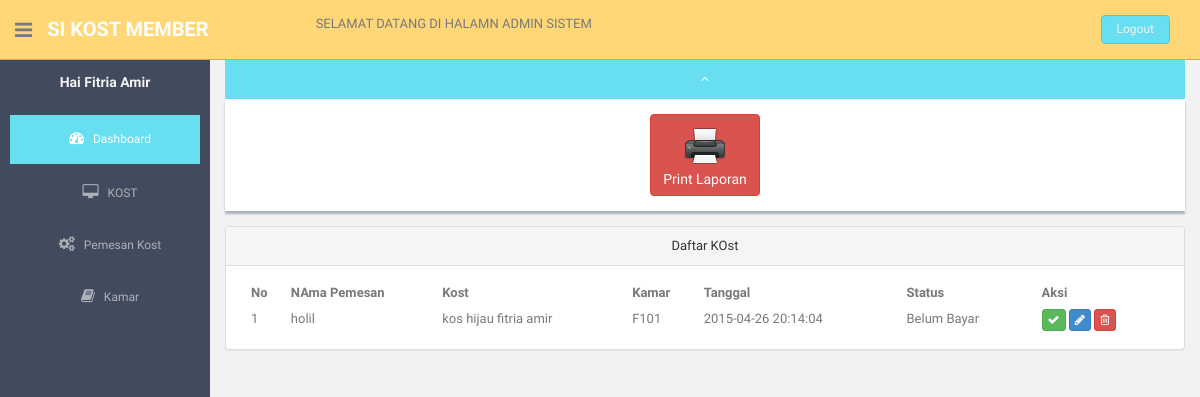
Screenshot of /member/index.php?page=9 (signed in) with the database file from the repository.
### tables this page shows
CREATE TABLE IF NOT EXISTS `sewa` (
  `id_pesan` int(11) NOT NULL AUTO_INCREMENT,
  `id_penghuni` int(11) NOT NULL,
  `id_rumah` int(11) NOT NULL,
  `id_kamar` int(11) NOT NULL,
  `id_member` int(11) NOT NULL,
  `tanggal` timestamp NOT NULL DEFAULT CURRENT_TIMESTAMP ON UPDATE CURRENT_TIMESTAMP,
  `batas` timestamp NOT NULL DEFAULT '0000-00-00 00:00:00',
  `timer_pemesanan` timestamp NOT NULL DEFAULT '0000-00-00 00:00:00',
  `status` varchar(200) NOT NULL,
  PRIMARY KEY (`id_pesan`)
);

CREATE TABLE IF NOT EXISTS `penghuni` (
  `id_penghuni` int(11) NOT NULL AUTO_INCREMENT,
  `no_identitas` varchar(30) NOT NULL,
  `jenis_id` varchar(20) NOT NULL,
  `nama_p` varchar(100) NOT NULL,
  `username` varchar(50) NOT NULL,
  `password` varchar(50) NOT NULL,
  `email` varchar(100) NOT NULL,
  `alamat` varchar(100) NOT NULL,
  `tempat_lahir` varchar(100) NOT NULL,
  `tgl_lahir` date NOT NULL,
  `jk` varchar(30) NOT NULL,
  `phone` varchar(30) NOT NULL,
  `status_p` varchar(50) NOT NULL,
  PRIMARY KEY (`id_penghuni`)
);

CREATE TABLE IF NOT EXISTS `rumah_kost` (
  `id_rumah` int(11) NOT NULL AUTO_INCREMENT,
  `id_member` int(11) NOT NULL,
  `Nama_kost` varchar(100) NOT NULL,
  `alamat_kost` varchar(500) NOT NULL,
  `id_kecamatan` int(11) NOT NULL,
  `id_kelurahan` int(11) NOT NULL,
  `fasilitas` varchar(500) NOT NULL,
  `latitude` float NOT NULL,
  `longitude` float NOT NULL,
  `lain_lain` varchar(500) NOT NULL,
  `harga_terendah` varchar(100) NOT NULL,
  `jenis_kost` varchar(50) NOT NULL,
  `kategori` varchar(100) NOT NULL,
  `id_metode` int(11) NOT NULL,
  `foto` varchar(1000) NOT NULL,
  PRIMARY KEY (`id_rumah`)
);

CREATE TABLE IF NOT EXISTS `kamar` (
  `id_kamar` int(11) NOT NULL AUTO_INCREMENT,
  `id_rumah` int(11) NOT NULL,
  `id_member` int(11) NOT NULL,
  `kamar` varchar(500) NOT NULL,
  `fasilitas_kamar` varchar(500) NOT NULL,
  `kouta` int(11) NOT NULL,
  `harga` varchar(500) NOT NULL,
  `waktu_sewa` varchar(100) NOT NULL,
  `keterangan_kamar` text NOT NULL,
  PRIMARY KEY (`id_kamar`)
);

### config/config.php (called while the page is built, shortened)
<?php
$db="rumah_kost";
$entries=10;
?>

### member/komfirmasi_pemesan.php (the view, shortened to what this page needs)
<?php
if ($_SESSION['id_member']) {
    include "../config/config.php";
    ?>
                        <div class="showback">
                    <button type="button" class="btn btn-danger"> <a href="riport-pemesan.php" target='_blank'><img src="assets/img/printer.png" ><br>Print Laporan</img></a></button>
                </div>
    <div class="row">
        <div class="col-lg-12">
            <div class="panel panel-default">
                <?php
                $page = (int) $_GET['id'];
                $offset = $page * $entries;
                $result = mysql_db_query($db, "select * from sewa  where id_member='$id_member' order by tanggal desc limit $offset,$entries", $koneksi);
                ?>
                <div class="panel-heading">
                    Daftar KOst
                </div>
                <div class="panel-body">
                    <div class="table-responsive">
                        <table id="tabel" class="display">
                            <thead>
                                <tr>
                                    <th>No</th>
                                    <th>NAma Pemesan</th>
                                    <th>Kost</th>
                                    <th>Kamar</th>
                                    <th>Tanggal</th>
                                    <th>Status</th>
                                    <th>Aksi</th>
                                </tr>
                            </thead>
                            <tbody>
                                <?php
                                include "../config/config.php";
                                while ($row = mysql_fetch_array($result)) {
                                    $id_pesan = $row['id_pesan'];
                                    $id_penghuni = $row['id_penghuni'];
                                    $id_rumah = $row['id_rumah'];
                                    $id_kamar = $row['id_kamar'];
                                    $tanggal = $row['tanggal'];
                                    $status = $row['status'];
                                    $tampil = mysql_db_query($db, "select * from penghuni where id_penghuni='$id_penghuni' ", $koneksi);
                                    while ($row = mysql_fetch_array($tampil)) {
                                        $nama_p = $row['nama_p'];
                                    }
                                    $tampil = mysql_db_query($db, "select * from rumah_kost where id_rumah='$id_rumah'", $koneksi);
                                    while ($row = mysql_fetch_array($tampil)) {
                                        $Nama_kost = $row['Nama_kost'];
                                    }
                                    $tampil = mysql_db_query($db, "select * from kamar where id_kamar='$id_kamar' ", $koneksi);
                                    while ($row = mysql_fetch_array($tampil)) {
                                        $kamar = $row['kamar'];
                                    }
                                    ?>
                                    <tr>
                                        <td><?php echo $i + 1; ?></td>
                                        <td><?php echo $nama_p; ?></td>
                                        <td><?php echo $Nama_kost; ?></td>
                                        <td><?php echo $kamar; ?></td>
                                        <td><?php echo $tanggal; ?></td>
                                        <td><?php echo $status; ?></td>
                                        <td><button class="btn btn-success btn-xs"><a href="index.php?page=11&id_penghuni=<? echo $id_penghuni; ?>&nama_p=<? echo $nama_p; ?>&id_member=<?php echo $id_member; ?>&id_pesan=<?php echo $id_pesan; ?>"><i class=" fa fa-check"></i></a></button>
                                            <button class="btn btn-primary btn-xs"><a href="index.php?page=10&id_penghuni=<? echo $id_penghuni; ?>&nama_p=<? echo $nama_p; ?>&id_member=<?php echo $id_member; ?>&id_pesan=<?php echo $id_pesan; ?>&id_kamar=<?php echo $id_kamar; ?>&id_rumah=<?php echo $id_rumah; ?>"><i class="fa fa-pencil"></i></a></button>
                                            <button class="btn btn-danger btn-xs"> <a href="delet-pemesan.php?&id_penghuni=<? echo $id_penghuni; ?>&nama_p=<? echo $nama_p; ?>&id_member=<?php echo $id_member; ?>&id_pesan=<?php echo $id_pesan; ?>" onclick="return confirm('Anda yakin akan menghapus data Ini ?')"><i class="fa fa-trash-o "></i></a></button></td>
                                    </tr>
                                    <?php
                                    $i++;
                                }
                                ?> </tbody>
                        </table>
                    </div>
                </div>
            </div>
        </div>
    </div>
    <?php
} else {
    session_destroy();
    header('Location:../login.php?status=Silahkan Login');
}
?>

### member/assets/css/style.css (style rules this page uses)
body { color: #797979; background: #f2f2f2; font-family: 'Ruda', sans-serif; padding: 0px !important; margin: 0px !important; font-size:13px; }
a, a:hover, a:focus { text-decoration: none; outline: none; }
.showback { background: #ffffff; padding: 15px; margin-bottom: 15px; box-shadow: 0px 3px 2px #aab2bd; }

### member/media/css/demo_table_jui.css (style rules this page uses)
table.display thead th { padding: 3px 0px 3px 10px; cursor: pointer; * cursor: hand; }
table.display { margin: 0 auto; width: 100%; clear: both; border-collapse: collapse; }
table.display td { padding: 3px 10px; }

### rows the page displays
sewa: id_penghuni.nama_p "holil", id_rumah.Nama_kost "kos hijau fitria amir", id_kamar.kamar "F101", tanggal "2015-04-26 20:14:04", status "Belum Bayar"

### other values shown
$pengguna "Fitria Amir"
